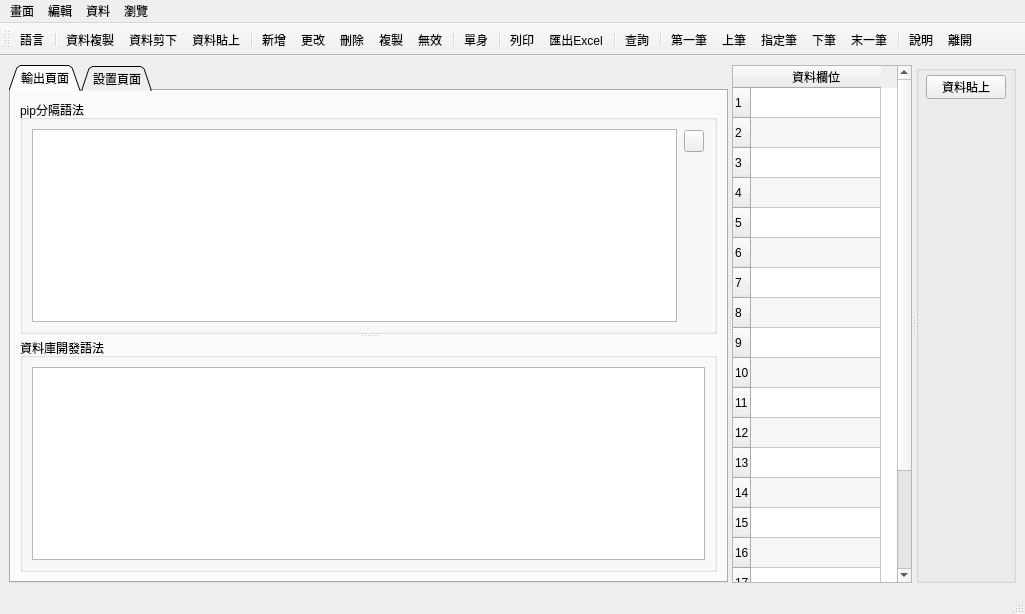
<?xml version="1.0" encoding="UTF-8"?>
<ui version="4.0">
 <author>Tiger</author>
 <class>pysplitter</class>
 <widget class="QMainWindow" name="pysplitter">
  <property name="geometry">
   <rect>
    <x>0</x>
    <y>0</y>
    <width>1025</width>
    <height>614</height>
   </rect>
  </property>
  <property name="windowTitle">
   <string>資料分隔處理器</string>
  </property>
  <property name="windowIcon">
   <iconset resource="pysplitter.qrc">
    <normaloff>:/pic/icon/logo.jpg</normaloff>:/pic/icon/logo.jpg</iconset>
  </property>
  <widget class="QWidget" name="centralwidget">
   <property name="sizePolicy">
    <sizepolicy hsizetype="Expanding" vsizetype="Expanding">
     <horstretch>0</horstretch>
     <verstretch>0</verstretch>
    </sizepolicy>
   </property>
   <layout class="QGridLayout" name="gridLayout_4">
    <item row="0" column="0">
     <widget class="QSplitter" name="splitter_2">
      <property name="orientation">
       <enum>Qt::Horizontal</enum>
      </property>
      <widget class="QTabWidget" name="tabWidget">
       <property name="minimumSize">
        <size>
         <width>500</width>
         <height>0</height>
        </size>
       </property>
       <property name="tabPosition">
        <enum>QTabWidget::North</enum>
       </property>
       <property name="tabShape">
        <enum>QTabWidget::Triangular</enum>
       </property>
       <property name="currentIndex">
        <number>0</number>
       </property>
       <property name="elideMode">
        <enum>Qt::ElideLeft</enum>
       </property>
       <property name="documentMode">
        <bool>false</bool>
       </property>
       <property name="tabsClosable">
        <bool>false</bool>
       </property>
       <property name="movable">
        <bool>true</bool>
       </property>
       <widget class="QWidget" name="tab1">
        <attribute name="icon">
         <iconset resource="pysplitter.qrc">
          <normaloff>:/pic/icon/group.png</normaloff>:/pic/icon/group.png</iconset>
        </attribute>
        <attribute name="title">
         <string>輸出頁面</string>
        </attribute>
        <layout class="QGridLayout" name="gridLayout">
         <item row="0" column="0">
          <widget class="QSplitter" name="splitter">
           <property name="orientation">
            <enum>Qt::Vertical</enum>
           </property>
           <widget class="QGroupBox" name="groupBox_2">
            <property name="minimumSize">
             <size>
              <width>200</width>
              <height>200</height>
             </size>
            </property>
            <property name="title">
             <string>pip分隔語法</string>
            </property>
            <layout class="QGridLayout" name="gridLayout_5">
             <item row="0" column="0">
              <widget class="QTextEdit" name="pipediter">
               <property name="font">
                <font>
                 <family>Microsoft JhengHei UI</family>
                </font>
               </property>
               <property name="toolTip">
                <string/>
               </property>
               <property name="toolTipDuration">
                <number>-1</number>
               </property>
               <property name="statusTip">
                <string/>
               </property>
               <property name="frameShape">
                <enum>QFrame::StyledPanel</enum>
               </property>
               <property name="frameShadow">
                <enum>QFrame::Sunken</enum>
               </property>
               <property name="lineWrapMode">
                <enum>QTextEdit::WidgetWidth</enum>
               </property>
               <property name="acceptRichText">
                <bool>false</bool>
               </property>
               <property name="placeholderText">
                <string extracomment="輸入方式  A|B|C"/>
               </property>
              </widget>
             </item>
             <item row="0" column="1">
              <widget class="QWidget" name="widget" native="true">
               <property name="maximumSize">
                <size>
                 <width>30</width>
                 <height>16777215</height>
                </size>
               </property>
               <layout class="QFormLayout" name="formLayout_2">
                <property name="horizontalSpacing">
                 <number>1</number>
                </property>
                <property name="verticalSpacing">
                 <number>1</number>
                </property>
                <property name="leftMargin">
                 <number>1</number>
                </property>
                <property name="topMargin">
                 <number>1</number>
                </property>
                <property name="rightMargin">
                 <number>1</number>
                </property>
                <property name="bottomMargin">
                 <number>1</number>
                </property>
                <item row="0" column="0">
                 <widget class="QPushButton" name="convert">
                  <property name="maximumSize">
                   <size>
                    <width>20</width>
                    <height>16777215</height>
                   </size>
                  </property>
                  <property name="text">
                   <string/>
                  </property>
                  <property name="icon">
                   <iconset>
                    <normalon>:/pic/icon/next.png</normalon>
                   </iconset>
                  </property>
                 </widget>
                </item>
               </layout>
              </widget>
             </item>
            </layout>
           </widget>
           <widget class="QGroupBox" name="groupBox_3">
            <property name="maximumSize">
             <size>
              <width>16777215</width>
              <height>300</height>
             </size>
            </property>
            <property name="title">
             <string>資料庫開發語法</string>
            </property>
            <layout class="QHBoxLayout" name="horizontalLayout">
             <item>
              <widget class="QTextEdit" name="sqlediter">
               <property name="font">
                <font>
                 <family>Microsoft JhengHei UI</family>
                </font>
               </property>
               <property name="toolTip">
                <string extracomment="開發者用合併字串[sqlediter]"/>
               </property>
               <property name="toolTipDuration">
                <number>-1</number>
               </property>
               <property name="statusTip">
                <string extracomment="開發者用合併字串[sqlediter]"/>
               </property>
               <property name="whatsThis">
                <string extracomment="開發者用合併字串[sqlediter]"/>
               </property>
               <property name="readOnly">
                <bool>true</bool>
               </property>
              </widget>
             </item>
            </layout>
           </widget>
          </widget>
         </item>
        </layout>
       </widget>
       <widget class="QWidget" name="tab2">
        <attribute name="icon">
         <iconset resource="pysplitter.qrc">
          <normaloff>:/pic/icon/start.png</normaloff>:/pic/icon/start.png</iconset>
        </attribute>
        <attribute name="title">
         <string>設置頁面</string>
        </attribute>
        <layout class="QGridLayout" name="gridLayout_2">
         <item row="0" column="0">
          <widget class="QGroupBox" name="groupBox_4">
           <property name="title">
            <string>條件設定</string>
           </property>
           <layout class="QFormLayout" name="formLayout">
            <item row="0" column="0">
             <layout class="QGridLayout" name="gridLayout_3" columnstretch="1,2">
              <item row="0" column="0">
               <widget class="QLabel" name="label">
                <property name="minimumSize">
                 <size>
                  <width>100</width>
                  <height>0</height>
                 </size>
                </property>
                <property name="text">
                 <string>區隔方式</string>
                </property>
               </widget>
              </item>
              <item row="0" column="1">
               <widget class="QComboBox" name="comboBox">
                <property name="minimumSize">
                 <size>
                  <width>200</width>
                  <height>0</height>
                 </size>
                </property>
                <item>
                 <property name="text">
                  <string>使用 | 區隔</string>
                 </property>
                </item>
                <item>
                 <property name="text">
                  <string>使用 , 區隔</string>
                 </property>
                </item>
                <item>
                 <property name="text">
                  <string>使用 ; 區隔</string>
                 </property>
                </item>
               </widget>
              </item>
             </layout>
            </item>
           </layout>
          </widget>
         </item>
        </layout>
       </widget>
      </widget>
      <widget class="QTableWidget" name="datatable">
       <property name="minimumSize">
        <size>
         <width>180</width>
         <height>0</height>
        </size>
       </property>
       <property name="maximumSize">
        <size>
         <width>180</width>
         <height>16777215</height>
        </size>
       </property>
       <property name="mouseTracking">
        <bool>true</bool>
       </property>
       <property name="inputMethodHints">
        <set>Qt::ImhMultiLine</set>
       </property>
       <property name="editTriggers">
        <set>QAbstractItemView::AllEditTriggers</set>
       </property>
       <property name="dragDropOverwriteMode">
        <bool>false</bool>
       </property>
       <property name="dragDropMode">
        <enum>QAbstractItemView::NoDragDrop</enum>
       </property>
       <property name="alternatingRowColors">
        <bool>true</bool>
       </property>
       <property name="selectionMode">
        <enum>QAbstractItemView::SingleSelection</enum>
       </property>
       <property name="verticalScrollMode">
        <enum>QAbstractItemView::ScrollPerItem</enum>
       </property>
       <property name="gridStyle">
        <enum>Qt::SolidLine</enum>
       </property>
       <property name="sortingEnabled">
        <bool>true</bool>
       </property>
       <property name="rowCount">
        <number>20</number>
       </property>
       <property name="columnCount">
        <number>1</number>
       </property>
       <attribute name="horizontalHeaderVisible">
        <bool>true</bool>
       </attribute>
       <attribute name="horizontalHeaderCascadingSectionResizes">
        <bool>true</bool>
       </attribute>
       <attribute name="horizontalHeaderDefaultSectionSize">
        <number>130</number>
       </attribute>
       <attribute name="verticalHeaderVisible">
        <bool>true</bool>
       </attribute>
       <row/>
       <row/>
       <row/>
       <row/>
       <row/>
       <row/>
       <row/>
       <row/>
       <row/>
       <row/>
       <row/>
       <row/>
       <row/>
       <row/>
       <row/>
       <row/>
       <row/>
       <row/>
       <row/>
       <row/>
       <column>
        <property name="text">
         <string>資料欄位</string>
        </property>
        <property name="background">
         <color>
          <red>170</red>
          <green>255</green>
          <blue>255</blue>
         </color>
        </property>
       </column>
      </widget>
      <widget class="QGroupBox" name="groupBox">
       <property name="minimumSize">
        <size>
         <width>100</width>
         <height>0</height>
        </size>
       </property>
       <property name="maximumSize">
        <size>
         <width>100</width>
         <height>16777215</height>
        </size>
       </property>
       <property name="title">
        <string/>
       </property>
       <widget class="QPushButton" name="excel">
        <property name="geometry">
         <rect>
          <x>10</x>
          <y>10</y>
          <width>80</width>
          <height>24</height>
         </rect>
        </property>
        <property name="sizePolicy">
         <sizepolicy hsizetype="Expanding" vsizetype="Expanding">
          <horstretch>0</horstretch>
          <verstretch>0</verstretch>
         </sizepolicy>
        </property>
        <property name="minimumSize">
         <size>
          <width>80</width>
          <height>23</height>
         </size>
        </property>
        <property name="text">
         <string>資料貼上</string>
        </property>
        <property name="icon">
         <iconset>
          <normalon>:/pic/icon/paste.png</normalon>
         </iconset>
        </property>
       </widget>
      </widget>
     </widget>
    </item>
   </layout>
  </widget>
  <widget class="QMenuBar" name="menubar">
   <property name="geometry">
    <rect>
     <x>0</x>
     <y>0</y>
     <width>1025</width>
     <height>21</height>
    </rect>
   </property>
   <widget class="QMenu" name="menu_1">
    <property name="title">
     <string>畫面</string>
    </property>
    <addaction name="help"/>
    <addaction name="about"/>
    <addaction name="separator"/>
    <addaction name="controlz"/>
    <addaction name="separator"/>
    <addaction name="exit"/>
   </widget>
   <widget class="QMenu" name="menu_2">
    <property name="title">
     <string>編輯</string>
    </property>
   </widget>
   <widget class="QMenu" name="menu_3">
    <property name="title">
     <string>資料</string>
    </property>
   </widget>
   <widget class="QMenu" name="menu_4">
    <property name="title">
     <string>瀏覽</string>
    </property>
   </widget>
   <addaction name="menu_1"/>
   <addaction name="menu_2"/>
   <addaction name="menu_3"/>
   <addaction name="menu_4"/>
  </widget>
  <widget class="QToolBar" name="toolBar">
   <property name="minimumSize">
    <size>
     <width>0</width>
     <height>0</height>
    </size>
   </property>
   <property name="cursor">
    <cursorShape>WhatsThisCursor</cursorShape>
   </property>
   <property name="windowTitle">
    <string>toolBar</string>
   </property>
   <property name="toolButtonStyle">
    <enum>Qt::ToolButtonTextUnderIcon</enum>
   </property>
   <attribute name="toolBarArea">
    <enum>TopToolBarArea</enum>
   </attribute>
   <attribute name="toolBarBreak">
    <bool>false</bool>
   </attribute>
   <addaction name="lang"/>
   <addaction name="separator"/>
   <addaction name="editcopy"/>
   <addaction name="editcut"/>
   <addaction name="editpaste"/>
   <addaction name="separator"/>
   <addaction name="insert"/>
   <addaction name="modify"/>
   <addaction name="delete_2"/>
   <addaction name="reproduce"/>
   <addaction name="invalid"/>
   <addaction name="separator"/>
   <addaction name="detail"/>
   <addaction name="separator"/>
   <addaction name="printer"/>
   <addaction name="exporttoexcel"/>
   <addaction name="separator"/>
   <addaction name="query"/>
   <addaction name="separator"/>
   <addaction name="first"/>
   <addaction name="previous"/>
   <addaction name="jump"/>
   <addaction name="next"/>
   <addaction name="last"/>
   <addaction name="separator"/>
   <addaction name="help"/>
   <addaction name="exit"/>
  </widget>
  <widget class="QStatusBar" name="statusbar"/>
  <action name="lang">
   <property name="icon">
    <iconset resource="pysplitter.qrc">
     <normaloff>:/pic/icon/lingua.png</normaloff>:/pic/icon/lingua.png</iconset>
   </property>
   <property name="text">
    <string>語言</string>
   </property>
   <property name="shortcut">
    <string>Ctrl+L</string>
   </property>
  </action>
  <action name="editcopy">
   <property name="icon">
    <iconset resource="pysplitter.qrc">
     <normaloff>:/pic/icon/copy.png</normaloff>
     <normalon>:/pic/icon/copy.png</normalon>:/pic/icon/copy.png</iconset>
   </property>
   <property name="text">
    <string>資料複製</string>
   </property>
   <property name="toolTip">
    <string>資料複製</string>
   </property>
  </action>
  <action name="editcut">
   <property name="icon">
    <iconset>
     <normalon>:/pic/icon/cut.png</normalon>
    </iconset>
   </property>
   <property name="text">
    <string>資料剪下</string>
   </property>
   <property name="toolTip">
    <string>資料剪下</string>
   </property>
  </action>
  <action name="editpaste">
   <property name="icon">
    <iconset>
     <normalon>:/pic/icon/paste.png</normalon>
    </iconset>
   </property>
   <property name="text">
    <string>資料貼上</string>
   </property>
   <property name="toolTip">
    <string>資料貼上</string>
   </property>
  </action>
  <action name="insert">
   <property name="icon">
    <iconset>
     <normalon>:/pic/icon/new.png</normalon>
    </iconset>
   </property>
   <property name="text">
    <string>新增</string>
   </property>
   <property name="toolTip">
    <string>[F1]建立資料</string>
   </property>
   <property name="shortcut">
    <string>F1</string>
   </property>
  </action>
  <action name="about">
   <property name="icon">
    <iconset resource="pysplitter.qrc">
     <normaloff>:/pic/icon/information.png</normaloff>
     <normalon>:/pic/icon/about.png</normalon>:/pic/icon/information.png</iconset>
   </property>
   <property name="text">
    <string>程式資訊</string>
   </property>
   <property name="toolTip">
    <string>程式資訊</string>
   </property>
  </action>
  <action name="controlz">
   <property name="icon">
    <iconset>
     <normalon>:/pic/icon/key.png</normalon>
    </iconset>
   </property>
   <property name="text">
    <string>必要欄位</string>
   </property>
   <property name="toolTip">
    <string>必要欄位</string>
   </property>
   <property name="shortcut">
    <string>Ctrl+R</string>
   </property>
  </action>
  <action name="modify">
   <property name="icon">
    <iconset>
     <normalon>:/pic/icon/pen.png</normalon>
    </iconset>
   </property>
   <property name="text">
    <string>更改</string>
   </property>
   <property name="toolTip">
    <string>[u]修改資料</string>
   </property>
   <property name="shortcut">
    <string>U</string>
   </property>
  </action>
  <action name="delete_2">
   <property name="icon">
    <iconset>
     <normalon>:/pic/icon/delete.png</normalon>
    </iconset>
   </property>
   <property name="text">
    <string>刪除</string>
   </property>
   <property name="toolTip">
    <string>[F2]刪除資料</string>
   </property>
   <property name="shortcut">
    <string>F2</string>
   </property>
  </action>
  <action name="reproduce">
   <property name="icon">
    <iconset resource="pysplitter.qrc">
     <normaloff>:/pic/icon/copy.png</normaloff>:/pic/icon/copy.png</iconset>
   </property>
   <property name="text">
    <string>複製</string>
   </property>
   <property name="toolTip">
    <string>[c]複製目前資料</string>
   </property>
   <property name="shortcut">
    <string>C</string>
   </property>
  </action>
  <action name="invalid">
   <property name="icon">
    <iconset>
     <normalon>:/pic/icon/garbage.png</normalon>
    </iconset>
   </property>
   <property name="text">
    <string>無效</string>
   </property>
   <property name="toolTip">
    <string>[x]使資料無效</string>
   </property>
   <property name="shortcut">
    <string>X</string>
   </property>
  </action>
  <action name="detail">
   <property name="icon">
    <iconset>
     <normalon>:/pic/icon/prop.png</normalon>
    </iconset>
   </property>
   <property name="text">
    <string>單身</string>
   </property>
   <property name="toolTip">
    <string>[b]編輯單身資料</string>
   </property>
   <property name="shortcut">
    <string>B</string>
   </property>
  </action>
  <action name="printer">
   <property name="icon">
    <iconset>
     <normalon>:/pic/icon/printer.png</normalon>
    </iconset>
   </property>
   <property name="text">
    <string>列印</string>
   </property>
   <property name="toolTip">
    <string>[o]列印報表</string>
   </property>
   <property name="shortcut">
    <string>P</string>
   </property>
  </action>
  <action name="exporttoexcel">
   <property name="icon">
    <iconset>
     <normalon>:/pic/icon/export.png</normalon>
    </iconset>
   </property>
   <property name="text">
    <string>匯出Excel</string>
   </property>
   <property name="toolTip">
    <string>[e]單身匯出Excel</string>
   </property>
   <property name="shortcut">
    <string>E</string>
   </property>
  </action>
  <action name="query">
   <property name="icon">
    <iconset>
     <normalon>:/pic/icon/filefind.png</normalon>
    </iconset>
   </property>
   <property name="text">
    <string>查詢</string>
   </property>
   <property name="toolTip">
    <string>[q]尋找資料</string>
   </property>
   <property name="shortcut">
    <string>Q</string>
   </property>
  </action>
  <action name="qbe_select">
   <property name="icon">
    <iconset resource="pysplitter.qrc">
     <normaloff>:/pic/icon/file_q.png</normaloff>
     <normalon>:/pic/icon/filefind.png</normalon>:/pic/icon/file_q.png</iconset>
   </property>
   <property name="text">
    <string>條件查詢</string>
   </property>
   <property name="toolTip">
    <string>[Ctrl+Q]查詢條件列表</string>
   </property>
   <property name="shortcut">
    <string>Ctrl+Q</string>
   </property>
  </action>
  <action name="qbe_save">
   <property name="icon">
    <iconset>
     <normalon>:/pic/icon/file_w.png</normalon>
    </iconset>
   </property>
   <property name="text">
    <string>條件儲存</string>
   </property>
   <property name="toolTip">
    <string>[Ctrl+W]查詢條件儲存</string>
   </property>
   <property name="shortcut">
    <string>Ctrl+W</string>
   </property>
  </action>
  <action name="first">
   <property name="icon">
    <iconset>
     <normalon>:/pic/icon/gobegin.png</normalon>
    </iconset>
   </property>
   <property name="text">
    <string>第一筆</string>
   </property>
   <property name="toolTip">
    <string>[f]移到第一筆資料</string>
   </property>
   <property name="shortcut">
    <string>F</string>
   </property>
  </action>
  <action name="previous">
   <property name="icon">
    <iconset>
     <normalon>:/pic/icon/prev.png</normalon>
    </iconset>
   </property>
   <property name="text">
    <string>上筆</string>
   </property>
   <property name="toolTip">
    <string>[p]移到上一筆資料</string>
   </property>
   <property name="shortcut">
    <string>P</string>
   </property>
  </action>
  <action name="jump">
   <property name="icon">
    <iconset>
     <normalon>:/pic/icon/balloon.png</normalon>
    </iconset>
   </property>
   <property name="text">
    <string>指定筆</string>
   </property>
   <property name="toolTip">
    <string>[j]移到指定筆數資料</string>
   </property>
   <property name="shortcut">
    <string>J</string>
   </property>
  </action>
  <action name="next">
   <property name="icon">
    <iconset>
     <normalon>:/pic/icon/next.png</normalon>
    </iconset>
   </property>
   <property name="text">
    <string>下筆</string>
   </property>
   <property name="toolTip">
    <string>[n]移到下一筆資料</string>
   </property>
   <property name="shortcut">
    <string>N</string>
   </property>
  </action>
  <action name="last">
   <property name="icon">
    <iconset>
     <normalon>:/pic/icon/goend.png</normalon>
    </iconset>
   </property>
   <property name="text">
    <string>末一筆</string>
   </property>
   <property name="toolTip">
    <string>[l]移到最後一筆資料</string>
   </property>
   <property name="shortcut">
    <string>L</string>
   </property>
  </action>
  <action name="key">
   <property name="icon">
    <iconset>
     <normalon>:/pic/icon/key.png</normalon>
    </iconset>
   </property>
   <property name="text">
    <string>必要欄位</string>
   </property>
   <property name="toolTip">
    <string>[Ctrl+R]必須輸入的欄位清單</string>
   </property>
   <property name="shortcut">
    <string>Ctrl+R</string>
   </property>
  </action>
  <action name="help">
   <property name="icon">
    <iconset>
     <normalon>:/pic/icon/help.png</normalon>
    </iconset>
   </property>
   <property name="text">
    <string>說明</string>
   </property>
   <property name="toolTip">
    <string>[Ctrl+H]內容說明</string>
   </property>
   <property name="shortcut">
    <string>Ctrl+H</string>
   </property>
   <property name="shortcutContext">
    <enum>Qt::ApplicationShortcut</enum>
   </property>
  </action>
  <action name="exit">
   <property name="icon">
    <iconset>
     <normalon>:/pic/icon/quit.png</normalon>
    </iconset>
   </property>
   <property name="text">
    <string>離開</string>
   </property>
   <property name="toolTip">
    <string>[Esc]離開程式</string>
   </property>
   <property name="shortcutContext">
    <enum>Qt::ApplicationShortcut</enum>
   </property>
  </action>
 </widget>
 <tabstops>
  <tabstop>tabWidget</tabstop>
  <tabstop>pipediter</tabstop>
  <tabstop>sqlediter</tabstop>
  <tabstop>datatable</tabstop>
  <tabstop>comboBox</tabstop>
 </tabstops>
 <resources>
  <include location="pysplitter.qrc"/>
 </resources>
 <connections/>
 <designerdata>
  <property name="gridDeltaX">
   <number>10</number>
  </property>
  <property name="gridDeltaY">
   <number>10</number>
  </property>
  <property name="gridSnapX">
   <bool>true</bool>
  </property>
  <property name="gridSnapY">
   <bool>true</bool>
  </property>
  <property name="gridVisible">
   <bool>true</bool>
  </property>
 </designerdata>
</ui>
